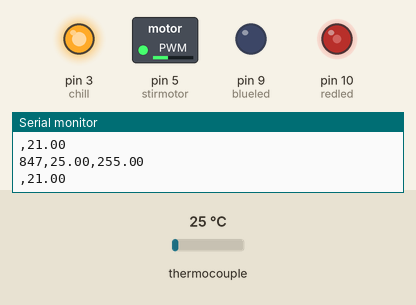
The sketch below on a simulated Arduino Uno, built with avr-gcc and run on an emulated ATmega328P. On the bench: switched loads named in the sketch (green lamp = pin HIGH), output pins drawn as LEDs (lit = HIGH), the last lines printed to the serial monitor. Inputs (shaded band) come from the test bench; at power-on: thermocouple 25 °C.

Above: at 1.2 s.
1.3 s: thermocouple set to 23 °C
3.1 s: thermocouple set to 19 °C
At 4.0 s:
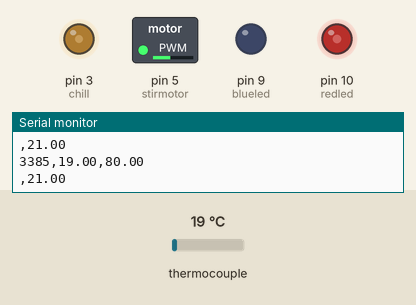
6.7 s: thermocouple set to 75 °C
At 10.2 s:
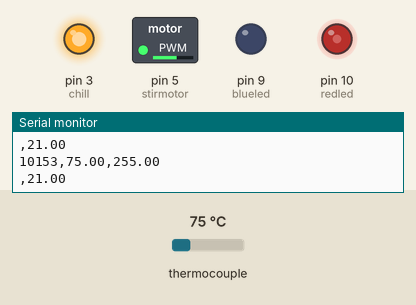
10.3 s: thermocouple set to 6 °C
At 13.0 s:
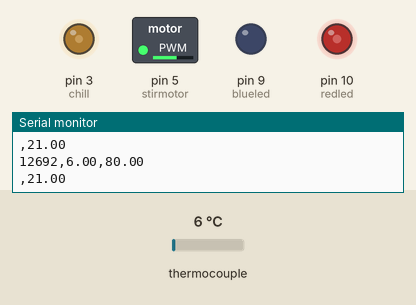
13.3 s: thermocouple set to 150 °C
At 14.2 s:
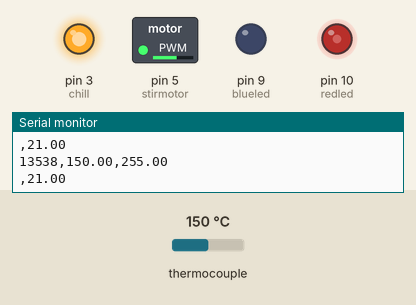
15.0 s: thermocouple set to 2 °C
At 60.3 s:
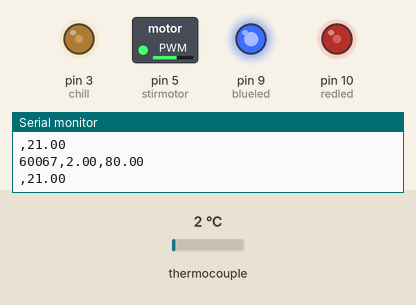
Timing chart, 0 to 61.5 s (numbered marks = the images above; inputs shaded):
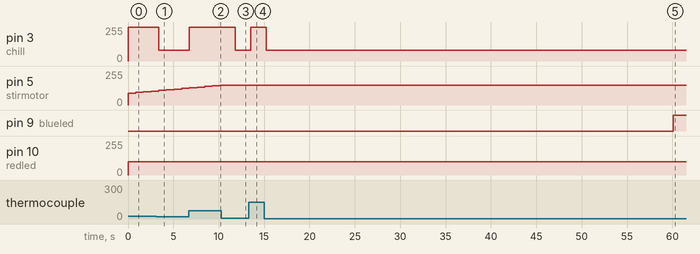

The sketch:

arduino_Sketch.ino
```cpp
#include <PID_v1.h>
#include <Adafruit_MAX31865.h>

Adafruit_MAX31865 max = Adafruit_MAX31865(8, 11, 12, 13);
#define RREF      430.0
#define RNOMINAL  100.0

double fast = 90;
double fastinc = 5;

double tempread;
double Input, Output, Setpoint;
double tempset = 21;
double Kp = 250;
double Ki = 0;
double Kd = 0;
int stirmotor = 5;
int chill = 3;
int blueled = 9;
int redled = 10;
unsigned long blue_previousMillis = -240000;
float blue_interval = 300000;
boolean blueflag = false;
boolean checktemp= true;

PID myPID(&Input, &Output, &Setpoint, Kp, Ki, Kd, DIRECT); //Starting the PID, Specify the links and initial tuning parameters

void setup() {
  Serial.begin(115200);
  max.begin(MAX31865_2WIRE);  // set to 2WIRE or 4WIRE as necessary
  pinMode(3,OUTPUT);
  pinMode(5,OUTPUT);
   //Setting PID parameters////////////////////////////////////////////////////////////////////////////////////////
  myPID.SetTunings(Kp, Ki, Kd);
  myPID.SetMode(AUTOMATIC);
  myPID.SetSampleTime(1000);
  myPID.SetOutputLimits(80, 255);
  Serial.println("Test start");
  Serial.println("millis,temp,output,tempset");
}


void loop() {


unsigned long blue_currentMillis = millis();
  if (blue_currentMillis - blue_previousMillis >= blue_interval) {
    blue_previousMillis = blue_currentMillis;
    if (blueflag) {
      blueflag=false;
    }
    else {
      blueflag=true;
    }

  }

  if (blueflag) {
    analogWrite(blueled, 255);
  }
  else {
    analogWrite(blueled, 0);
  }

  analogWrite(redled, 100);
  analogWrite(stirmotor, fast);
  if(fast<150){
    fast = fast + fastinc;
  }
  uint16_t rtd = max.readRTD();

  float ratio = rtd;
  ratio /= 32768;
  tempread=max.temperature(RNOMINAL, RREF);
  Input = -1 * tempread;
  Setpoint = -1 * tempset;
  myPID.Compute();
  analogWrite(chill,Output);


  // Check and print any faults
  uint8_t fault = max.readFault();
  if (fault) {
    Serial.print("Fault 0x"); Serial.println(fault, HEX);
    if (fault & MAX31865_FAULT_HIGHTHRESH) {
      Serial.println("RTD High Threshold");
    }
    if (fault & MAX31865_FAULT_LOWTHRESH) {
      Serial.println("RTD Low Threshold");
    }
    if (fault & MAX31865_FAULT_REFINLOW) {
      Serial.println("REFIN- > 0.85 x Bias");
    }
    if (fault & MAX31865_FAULT_REFINHIGH) {
      Serial.println("REFIN- < 0.85 x Bias - FORCE- open");
    }
    if (fault & MAX31865_FAULT_RTDINLOW) {
      Serial.println("RTDIN- < 0.85 x Bias - FORCE- open");
    }
    if (fault & MAX31865_FAULT_OVUV) {
      Serial.println("Under/Over voltage");
    }
    max.clearFault();
  }

  //Serial.print("Speed is: ");
  //Serial.println(fast);
  //Serial.print("RTD value: "); Serial.println(rtd);
  //Serial.print("Ratio = "); Serial.println(ratio,8);
  //Serial.print("Resistance = "); Serial.println(RREF*ratio,8);
  //Serial.print("Temperature = "); Serial.println(max.temperature(RNOMINAL, RREF));
  //Serial.print("Output level: "); Serial.println(Output);
  //Serial.println();

  Serial.print(millis());
  Serial.print(",");
  Serial.print(tempread);
  Serial.print(",");
  Serial.println(Output);
  Serial.print(",");
  Serial.println(tempset);
  delay(843);
}
```

Measured:
- the behaviour switches between 22 and 21 °C on thermocouple (found by bisection; images 0 and 1)
- after the input at 3.1 s, pin 3 (chill): 255/255 → 80/255 after 0.29 s
- after the input at 6.7 s, pin 3 (chill): 80/255 → 255/255 after 0.07 s
- after the input at 10.3 s, pin 3 (chill): 255/255 → 80/255 after 1.5 s
- after the input at 13.3 s, pin 3 (chill): 80/255 → 255/255 after 0.24 s
- after the input at 15.0 s, pin 3 (chill): 255/255 → 80/255 after 0.23 s
